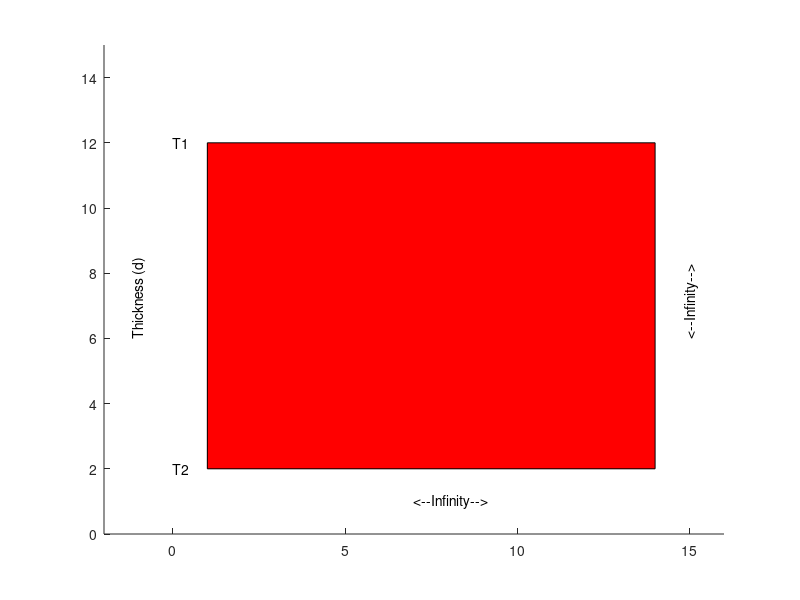

Write MATLAB code to recreate this figure.
%% HW #5 Seafloor Subsidence due to cooling (Nick G. & Josh E.)  
clear all 
clc
%% Part 1: A Model 
r = rectangle('Position',[1 2 13 10],'FaceColor','r');
axis([-2 16 0 15]);
text(0,12,'T1'); 
text(0,2,'T2');
text(7,1,'<--Infinity-->');
text(15,6,'<--Infinity-->','rotation',90);
h = text(-1,6,'Thickness (d)','rotation',90);
%% Step 2: Heat Flow 
% Q = -k((T2-T1)/d)
% Why does heat flow down in this equation? 
%% Step 3: Thermal Conductivities 
% Silver: 
